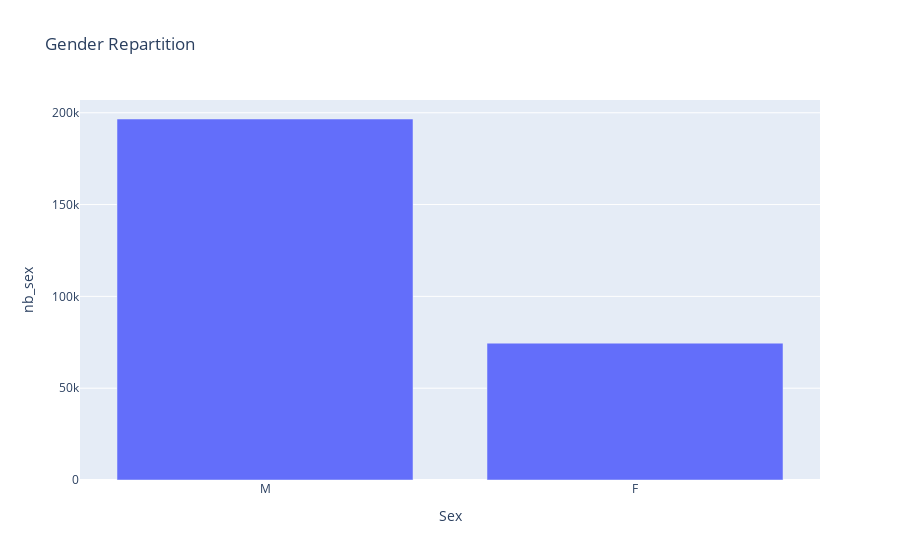

The notebook cell this image was saved under:
### Code cell
fig = px.bar(df1, x="Sex", y="nb_sex", title="Gender Repartition")
fig

### Figure 1 — Plotly figure (JSON) as saved in the notebook; plotly's stock layout.template omitted (floating-point values rounded to 4 significant figures)
{"data": [{"alignmentgroup": "True", "hovertemplate": "Sex=%{x}<br>nb_sex=%{y}<extra></extra>", "legendgroup": "", "marker": {"color": "#636efa", "pattern": {"shape": ""}}, "name": "", "offsetgroup": "", "orientation": "v", "showlegend": false, "textposition": "auto", "type": "bar", "x": ["M", "F"], "xaxis": "x", "y": [196594, 74522], "yaxis": "y"}], "layout": {"barmode": "relative", "legend": {"tracegroupgap": 0}, "title": {"text": "Gender Repartition"}, "xaxis": {"anchor": "y", "domain": [0, 1], "title": {"text": "Sex"}}, "yaxis": {"anchor": "x", "domain": [0, 1], "title": {"text": "nb_sex"}}}}
